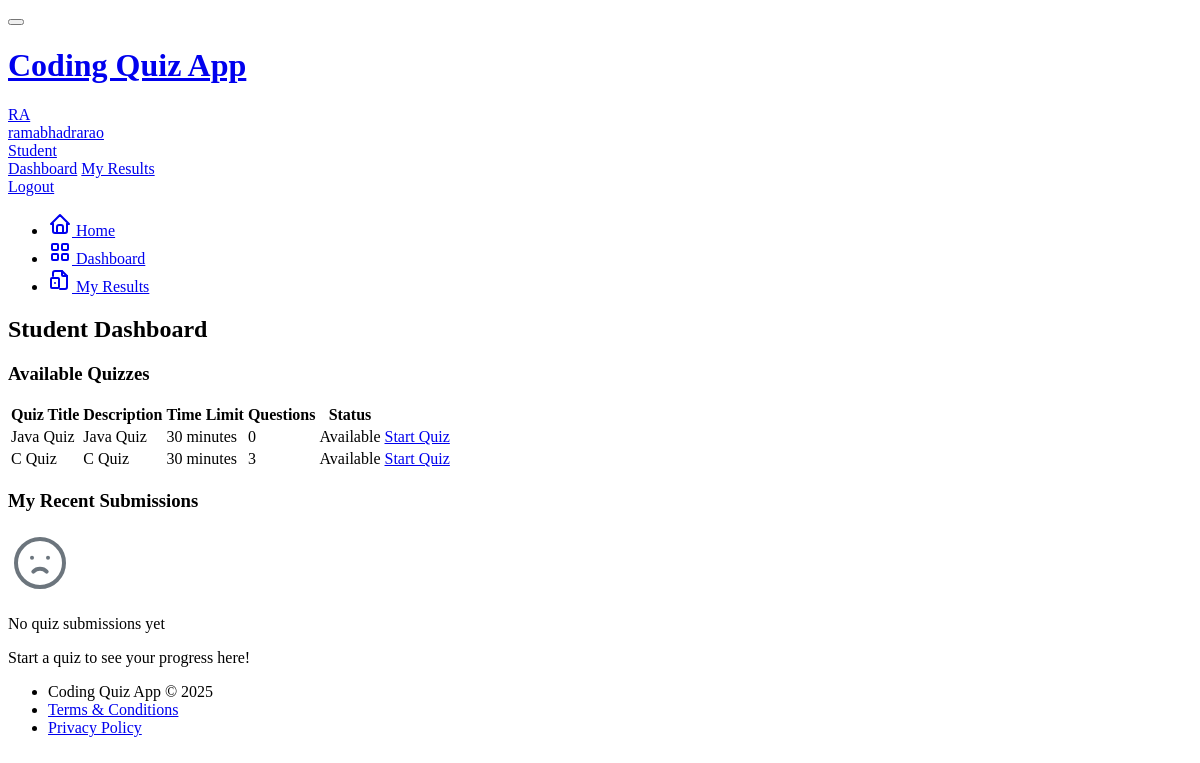
Before: /student/dashboard (signed in) with the older database file.
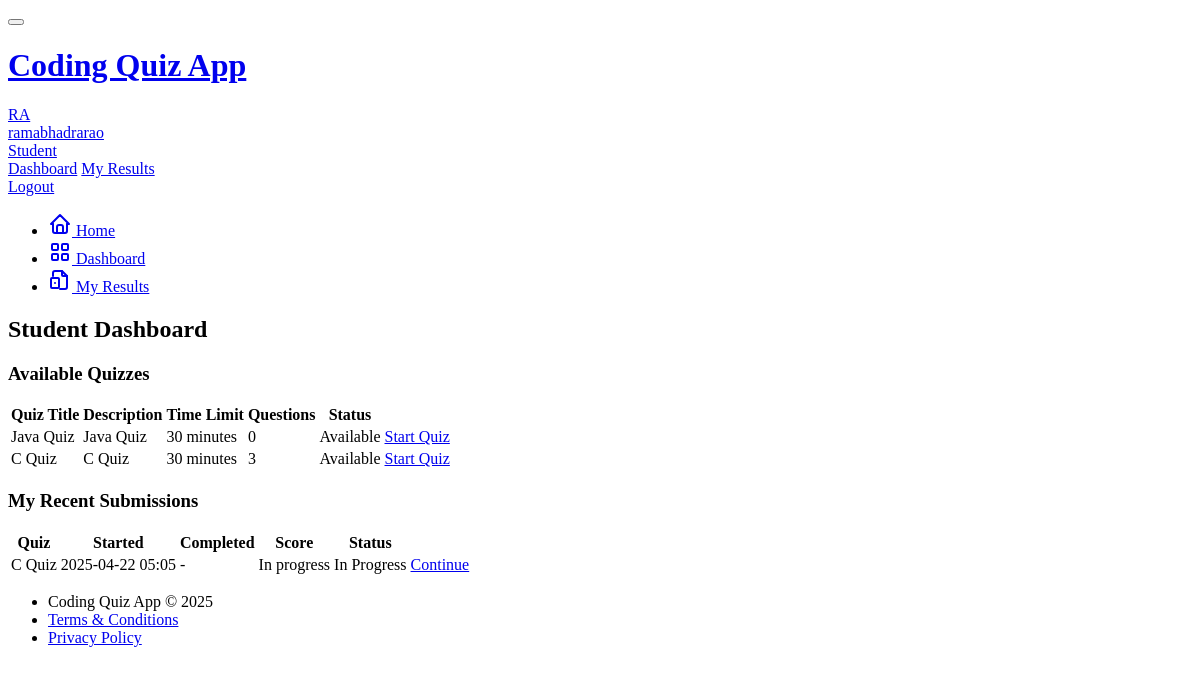
After: the same page with the newer database file.
### models.py (models this page shows, shortened)
class Quiz(db.Model):
    id = db.Column(db.Integer, primary_key=True)
    title = db.Column(db.String(100), nullable=False)
    description = db.Column(db.Text)
    is_active = db.Column(db.Boolean, default=True)
    time_limit = db.Column(db.Integer, default=30)  # minutes
    created_at = db.Column(db.DateTime, default=datetime.utcnow)
    updated_at = db.Column(db.DateTime, default=datetime.utcnow, onupdate=datetime.utcnow)
    author_id = db.Column(db.Integer, db.ForeignKey('user.id'))
    questions = db.relationship('Question', backref='quiz', lazy='dynamic', cascade='all, delete-orphan')
    submissions = db.relationship('Submission', backref='quiz', lazy='dynamic')

class Submission(db.Model):
    id = db.Column(db.Integer, primary_key=True)
    user_id = db.Column(db.Integer, db.ForeignKey('user.id'))
    quiz_id = db.Column(db.Integer, db.ForeignKey('quiz.id'))
    started_at = db.Column(db.DateTime, default=datetime.utcnow)
    completed_at = db.Column(db.DateTime)
    is_completed = db.Column(db.Boolean, default=False)
    score = db.Column(db.Float)
    total_points = db.Column(db.Integer)
    question_submissions = db.relationship('QuestionSubmission', backref='submission', lazy='dynamic', cascade='all, delete-orphan')

### app/routes/student.py (the view)
@student_bp.route('/dashboard')
@login_required
def dashboard():
    active_quizzes = Quiz.query.filter_by(is_active=True).all()
    my_submissions = Submission.query.filter_by(user_id=current_user.id).order_by(Submission.started_at.desc()).all()
    completed_quiz_ids = [s.quiz_id for s in my_submissions if s.is_completed]
    return render_template('student/dashboard.html',
                          active_quizzes=active_quizzes,
                          my_submissions=my_submissions,
                          completed_quiz_ids=completed_quiz_ids,
                          title='Student Dashboard')

### app/templates/student/dashboard.html (shortened to what the changed rows need)
{% extends "base.html" %}
{% block content %}
<div class="row row-cards">
    <div class="col-12">
        <div class="card">
            <div class="card-body">
                {% if active_quizzes %}
                <div class="table-responsive">
                    <table class="table table-vcenter card-table">
                        <thead>
                            <tr>
                                <th>Quiz Title</th>
                                <th>Description</th>
                                <th>Time Limit</th>
                                <th>Questions</th>
                                <th>Status</th>
                                <th class="w-1"></th>
                            </tr>
                        </thead>
                        <tbody>
                            {% for quiz in active_quizzes %}
                            <tr>
                                <td>{{ quiz.title }}</td>
                                <td class="text-muted">
                                    {{ quiz.description|truncate(100) if quiz.description else 'No description' }}
                                </td>
                                <td>{{ quiz.time_limit }} minutes</td>
                                <td>{{ quiz.questions.count() }}</td>
                                <td>
                                    {% if quiz.id in completed_quiz_ids %}
                                        <span class="badge bg-success">Completed</span>
                                    {% else %}
                                        <span class="badge bg-blue">Available</span>
                                    {% endif %}
                                </td>
                                <td>
                                    {% if quiz.id in completed_quiz_ids %}
                                        {% set submission = my_submissions|selectattr('quiz_id', 'equalto', quiz.id)|selectattr('is_completed', 'equalto', true)|first %}
                                        <a href="{{ url_for('student.view_submission', submission_id=submission.id) }}" class="btn btn-success btn-sm">
                                            View Results
                                        </a>
                                    {% else %}
                                    <a href="{{ url_for('student.start_quiz', quiz_id=quiz.id) }}" class="btn btn-primary btn-sm">
                                        Start Quiz
                                    </a>
                                    {% endif %}
                                </td>
                            </tr>
                            {% endfor %}
                        </tbody>
                    </table>
                </div>
                {% endif %}
            </div>
        </div>
    </div>
    <div class="col-12 mt-3">
        <div class="card">
            <div class="card-body">
                {% if my_submissions %}
                <div class="table-responsive">
                    <table class="table table-vcenter card-table">
                        <thead>
                            <tr>
                                <th>Quiz</th>
                                <th>Started</th>
                                <th>Completed</th>
                                <th>Score</th>
                                <th>Status</th>
                                <th class="w-1"></th>
                            </tr>
                        </thead>
                        <tbody>
                            {% for submission in my_submissions %}
                            <tr>
                                <td>{{ submission.quiz.title }}</td>
                                <td>{{ submission.started_at.strftime('%Y-%m-%d %H:%M') }}</td>
                                <td>
                                    {% if submission.completed_at %}
                                        {{ submission.completed_at.strftime('%Y-%m-%d %H:%M') }}
                                    {% else %}
                                        -
                                    {% endif %}
                                </td>
                                <td>
                                    {% if submission.is_completed %}
                                        {{ "%.1f"|format(submission.score) }} / {{ submission.total_points }}
                                    {% else %}
                                        In progress
                                    {% endif %}
                                </td>
                                <td>
                                    {% if submission.is_completed %}
                                        <span class="badge bg-success">Completed</span>
                                    {% else %}
                                        <span class="badge bg-yellow">In Progress</span>
                                    {% endif %}
                                </td>
                                <td>
                                    {% if submission.is_completed %}
                                        <a href="{{ url_for('student_view_submission', submission_id=submission.id) }}" class="btn btn-outline-primary btn-sm">
                                            View Results
                                        </a>
                                    {% else %}
                                        <a href="{{ url_for('take_quiz', quiz_id=submission.quiz_id, submission_id=submission.id) }}" class="btn btn-primary btn-sm">
                                            Continue
                                        </a>
                                    {% endif %}
                                </td>
                            </tr>
                            {% endfor %}
                        </tbody>
                    </table>
                </div>
                {% else %}
                <div class="empty">
                    <div class="empty-icon">
                    </div>
                    <p class="empty-title">No quiz submissions yet</p>
                    <p class="empty-subtitle text-muted">
                        Start a quiz to see your progress here!
                    </p>
                </div>
                {% endif %}
            </div>
        </div>
    </div>
</div>
{% endblock %}

Changed rows visible on the page:
added Submission: quiz "C Quiz", started_at "2025-04-22 05:05", is_completed "In progress"
Other visible differences:
text no longer shown: "No quiz submissions yet Start a quiz to see your progress here!"
text now shown: "Quiz Started Completed Score Status"
